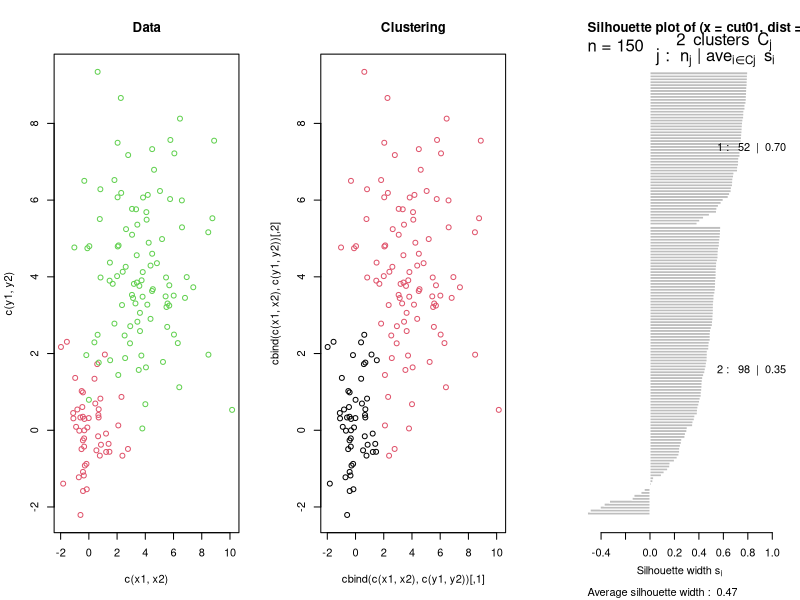

The R source for this figure:
library(cluster)
par(mfrow=c(1,3))
c1 <- c(x=0, y=0)
v1 <- 1
c2 <- c(x=4, y=4)
v2 <- 2
n1 <- 50
n2 <- 100
x1 <- rnorm(n1, c1[1], v1)
y1 <- rnorm(n1, c1[2], v1)

x2 <- rnorm(n2, c2[1], v2)
y2 <- rnorm(n2, c2[2], v2)

plot(c(x1, x2),
     c(y1, y2),
     type="n",
     main="Data")
points(x1, y1, col=2)
points(x2, y2, col=3)


d <- dist(cbind(c(x1, x2),
     c(y1, y2)))
#cl1 <- hclust(d)
cl1 <- hclust(d, method="ward.D")
#cl1 <- hclust(d, method="ward.D2")
cut01 <- cutree(cl1, k=2)
plot(cbind(c(x1, x2),
           c(y1, y2)),
     col=cut01,
     main="Clustering")


plot(silhouette(cut01, d))

sil <- silhouette(cut01, d)
str(sil)
tapply(sil[,3], sil[,1], mean)
mean(tapply(sil[,3], sil[,1], mean))
mean(sil[,3])
